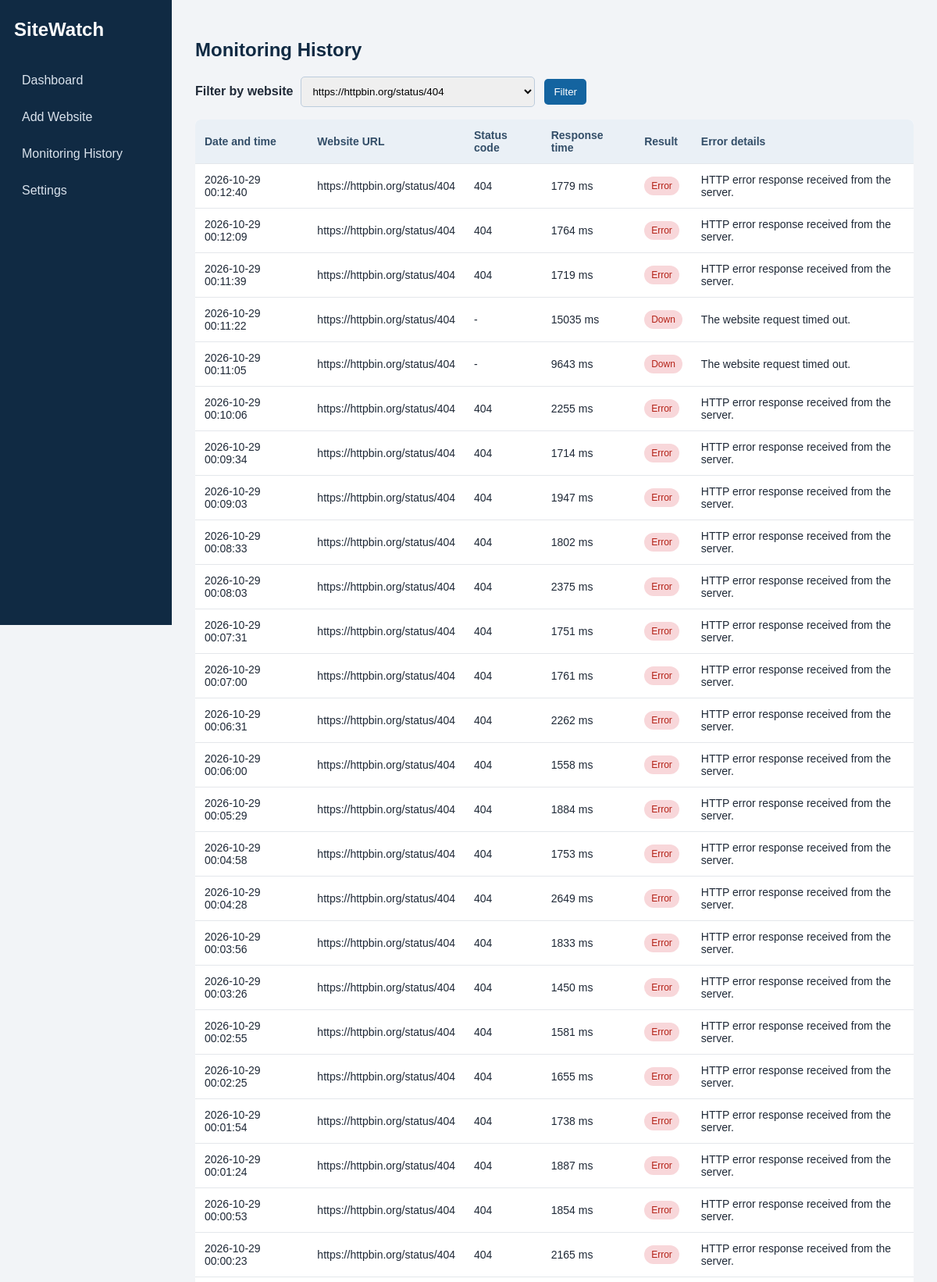
The app's page /history?website_id=2 (upper part) with its own data.
### tables this page shows
CREATE TABLE MonitoringHistory (
            id INTEGER PRIMARY KEY AUTOINCREMENT,
            website_id INTEGER NOT NULL,
            status_code INTEGER,
            response_time INTEGER NOT NULL,
            result TEXT NOT NULL,
            checked_at TEXT NOT NULL,
            error_message TEXT,
            FOREIGN KEY (website_id) REFERENCES Websites(id) ON DELETE CASCADE
        );

CREATE TABLE Websites (
            id INTEGER PRIMARY KEY AUTOINCREMENT,
            url TEXT UNIQUE NOT NULL,
            interval_seconds INTEGER NOT NULL,
            created_at TEXT NOT NULL
        );

### app.py (the view)
@app.route("/history")
def history():
    website_id = request.args.get("website_id", "")
    connection = get_db()
    websites = connection.execute("SELECT id, url FROM Websites ORDER BY url").fetchall()
    if website_id:
        records = connection.execute("""
            SELECT h.*, w.url FROM MonitoringHistory h
            JOIN Websites w ON w.id = h.website_id
            WHERE h.website_id = ? ORDER BY h.checked_at DESC, h.id DESC
        """, (website_id,)).fetchall()
    else:
        records = connection.execute("""
            SELECT h.*, w.url FROM MonitoringHistory h
            JOIN Websites w ON w.id = h.website_id
            ORDER BY h.checked_at DESC, h.id DESC
        """).fetchall()
    connection.close()
    return render_template("history.html", records=records, websites=websites, selected=website_id)

### app.py (called while the page is built)
def get_db():
    connection = sqlite3.connect(DB_NAME)
    connection.row_factory = sqlite3.Row
    connection.execute("PRAGMA foreign_keys = ON")
    return connection

### templates/history.html (shortened to what this page needs)
{% extends "base.html" %}
{% block content %}
<h2>Monitoring History</h2>
<form class="filter-form" method="get">
    <label for="website_id">Filter by website</label>
    <select id="website_id" name="website_id">
        {% for website in websites %}
        <option value="{{ website.id }}" {% if selected == website.id|string %}selected{% endif %}>{{ website.url }}</option>
        {% endfor %}
    </select>
    <button class="button" type="submit">Filter</button>
</form>
{% if records %}
<div class="table-wrap">
<table>
    <thead><tr><th>Date and time</th><th>Website URL</th><th>Status code</th><th>Response time</th><th>Result</th><th>Error details</th></tr></thead>
    <tbody>
    {% for row in records %}
    <tr>
        <td>{{ row.checked_at }}</td><td>{{ row.url }}</td>
        <td>{{ row.status_code if row.status_code is not none else '-' }}</td>
        <td>{{ row.response_time }} ms</td>
        <td><span class="badge {{ 'online' if row.result == 'Online' else 'failed' }}">{{ row.result }}</span></td>
        <td>{{ row.error_message if row.error_message else '-' }}</td>
    </tr>
    {% endfor %}
    </tbody>
</table>
</div>
{% else %}
<p class="empty">No monitoring history is available.</p>
{% endif %}
{% endblock %}

### static/style.css (style rules this page uses)
* { box-sizing: border-box; }
body { margin: 0; font-family: Arial, Helvetica, sans-serif; background: #f2f4f7; color: #1f2937; }
h2, h3 { color: #102a43; }
.table-wrap { overflow-x: auto; background: white; border-radius: 7px; }
table { width: 100%; border-collapse: collapse; }
th { background: #eaf0f6; text-align: left; color: #334e68; }
th, td { padding: 12px; border-bottom: 1px solid #e4e7eb; font-size: 14px; }
.badge { display: inline-block; padding: 5px 9px; border-radius: 12px; font-size: 12px; background: #d9e2ec; color: #334e68; }
.badge.failed { background: #f8d7da; color: #b42318; }
.button { border: 0; border-radius: 5px; background: #1464a0; color: white; padding: 9px 12px; cursor: pointer; text-decoration: none; margin: 2px; }
label { display: block; margin: 12px 0 6px; font-weight: bold; }
input, select { width: 100%; max-width: 500px; padding: 10px; border: 1px solid #bcccdc; border-radius: 5px; margin-bottom: 12px; }
.filter-form { display: flex; align-items: center; gap: 10px; margin-bottom: 16px; }
.filter-form label { margin: 0; }
.filter-form select { width: 300px; margin: 0; }

### records on screen
MonitoringHistory: checked_at "2026-10-29 00:12:40", url "https://httpbin.org/status/404", status_code "404", response_time "1779", result "Error", error_message "HTTP error response received from the server."
MonitoringHistory: checked_at "2026-10-29 00:12:09", url "https://httpbin.org/status/404", status_code "404", response_time "1764", result "Error", error_message "HTTP error response received from the server."
MonitoringHistory: checked_at "2026-10-29 00:11:39", url "https://httpbin.org/status/404", status_code "404", response_time "1719", result "Error", error_message "HTTP error response received from the server."
MonitoringHistory: checked_at "2026-10-29 00:11:22", url "https://httpbin.org/status/404", status_code "-", response_time "15035", result "Down", error_message "The website request timed out."
MonitoringHistory: checked_at "2026-10-29 00:11:05", url "https://httpbin.org/status/404", status_code "-", response_time "9643", result "Down", error_message "The website request timed out."
MonitoringHistory: checked_at "2026-10-29 00:10:06", url "https://httpbin.org/status/404", status_code "404", response_time "2255", result "Error", error_message "HTTP error response received from the server."
MonitoringHistory: checked_at "2026-10-29 00:09:34", url "https://httpbin.org/status/404", status_code "404", response_time "1714", result "Error", error_message "HTTP error response received from the server."
MonitoringHistory: checked_at "2026-10-29 00:09:03", url "https://httpbin.org/status/404", status_code "404", response_time "1947", result "Error", error_message "HTTP error response received from the server."
MonitoringHistory: checked_at "2026-10-29 00:08:33", url "https://httpbin.org/status/404", status_code "404", response_time "1802", result "Error", error_message "HTTP error response received from the server."
MonitoringHistory: checked_at "2026-10-29 00:08:03", url "https://httpbin.org/status/404", status_code "404", response_time "2375", result "Error", error_message "HTTP error response received from the server."
MonitoringHistory: checked_at "2026-10-29 00:07:31", url "https://httpbin.org/status/404", status_code "404", response_time "1751", result "Error", error_message "HTTP error response received from the server."
MonitoringHistory: checked_at "2026-10-29 00:07:00", url "https://httpbin.org/status/404", status_code "404", response_time "1761", result "Error", error_message "HTTP error response received from the server."
MonitoringHistory: checked_at "2026-10-29 00:06:31", url "https://httpbin.org/status/404", status_code "404", response_time "2262", result "Error", error_message "HTTP error response received from the server."
MonitoringHistory: checked_at "2026-10-29 00:06:00", url "https://httpbin.org/status/404", status_code "404", response_time "1558", result "Error", error_message "HTTP error response received from the server."
MonitoringHistory: checked_at "2026-10-29 00:05:29", url "https://httpbin.org/status/404", status_code "404", response_time "1884", result "Error", error_message "HTTP error response received from the server."
MonitoringHistory: checked_at "2026-10-29 00:04:58", url "https://httpbin.org/status/404", status_code "404", response_time "1753", result "Error", error_message "HTTP error response received from the server."
MonitoringHistory: checked_at "2026-10-29 00:04:28", url "https://httpbin.org/status/404", status_code "404", response_time "2649", result "Error", error_message "HTTP error response received from the server."
MonitoringHistory: checked_at "2026-10-29 00:03:56", url "https://httpbin.org/status/404", status_code "404", response_time "1833", result "Error", error_message "HTTP error response received from the server."
MonitoringHistory: checked_at "2026-10-29 00:03:26", url "https://httpbin.org/status/404", status_code "404", response_time "1450", result "Error", error_message "HTTP error response received from the server."
MonitoringHistory: checked_at "2026-10-29 00:02:55", url "https://httpbin.org/status/404", status_code "404", response_time "1581", result "Error", error_message "HTTP error response received from the server."
MonitoringHistory: checked_at "2026-10-29 00:02:25", url "https://httpbin.org/status/404", status_code "404", response_time "1655", result "Error", error_message "HTTP error response received from the server."
MonitoringHistory: checked_at "2026-10-29 00:01:54", url "https://httpbin.org/status/404", status_code "404", response_time "1738", result "Error", error_message "HTTP error response received from the server."
MonitoringHistory: checked_at "2026-10-29 00:01:24", url "https://httpbin.org/status/404", status_code "404", response_time "1887", result "Error", error_message "HTTP error response received from the server."
MonitoringHistory: checked_at "2026-10-29 00:00:53", url "https://httpbin.org/status/404", status_code "404", response_time "1854", result "Error", error_message "HTTP error response received from the server."
MonitoringHistory: checked_at "2026-10-29 00:00:23", url "https://httpbin.org/status/404", status_code "404", response_time "2165", result "Error", error_message "HTTP error response received from the server."

### other values on screen
form field website_id "https://httpbin.org/status/404"
